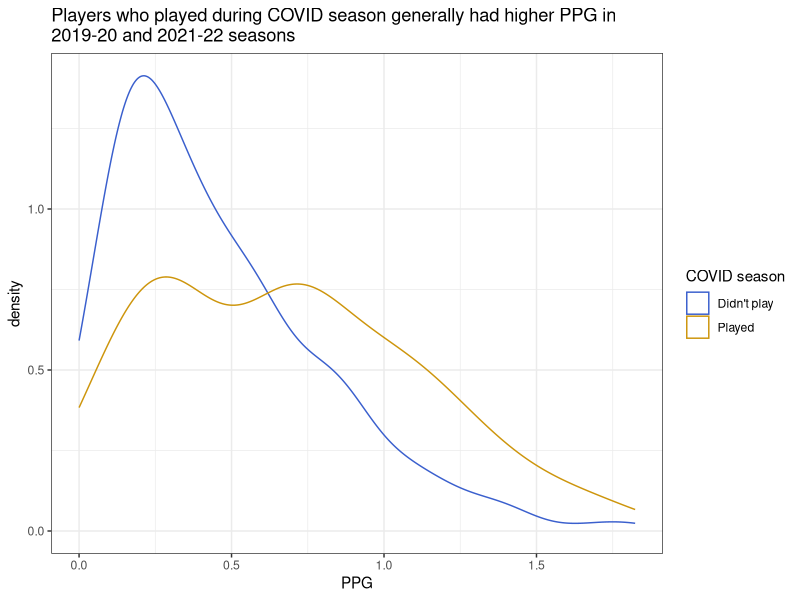
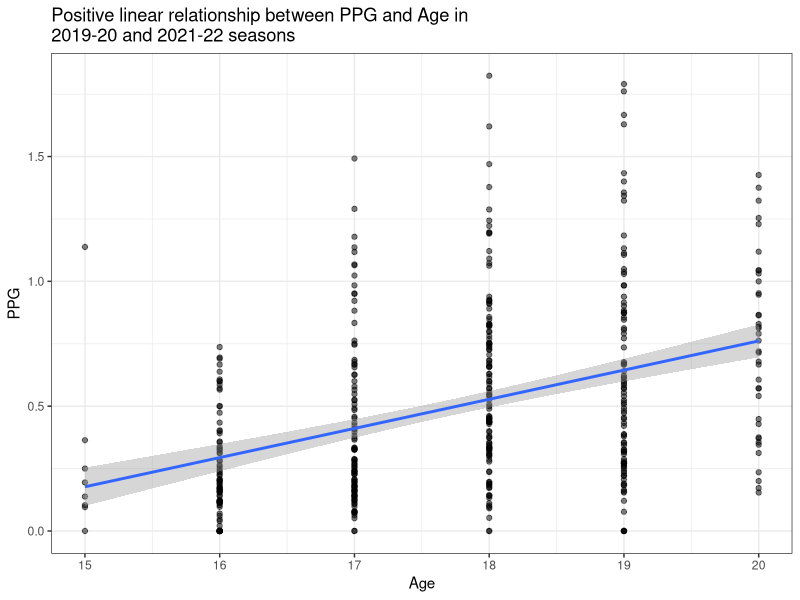
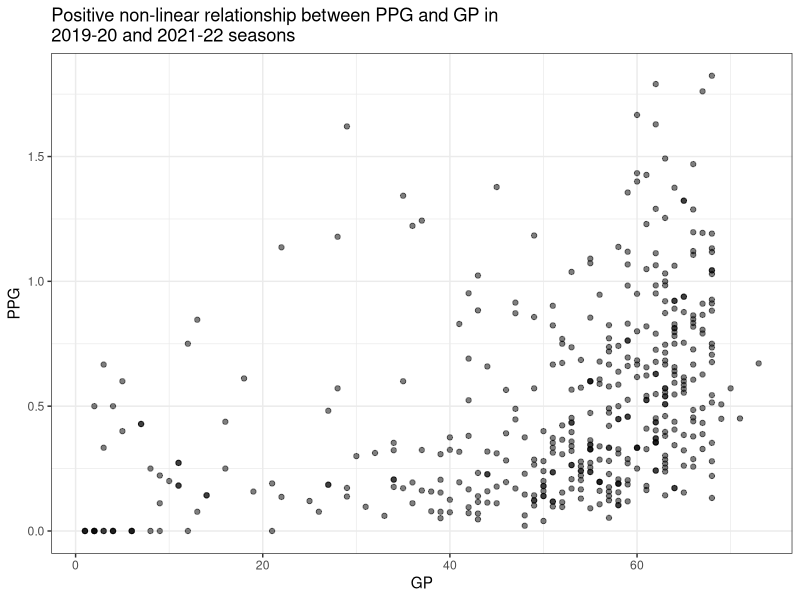
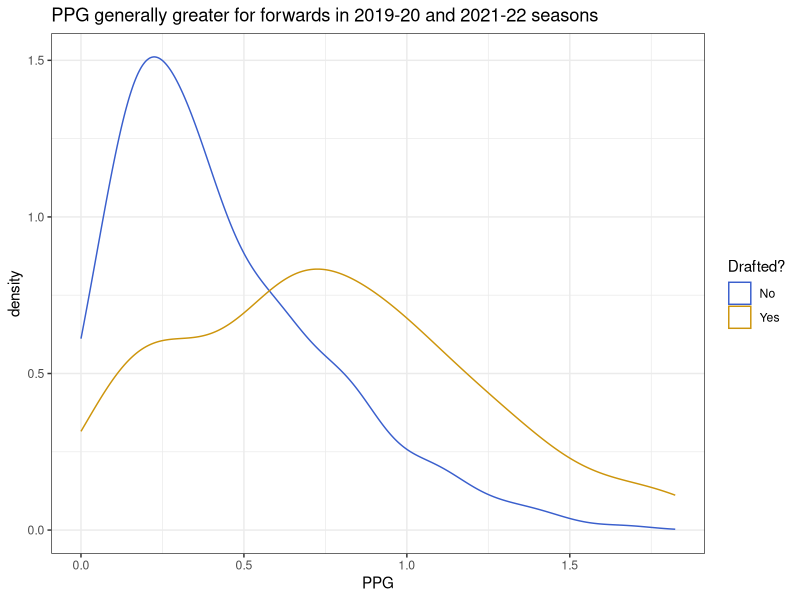
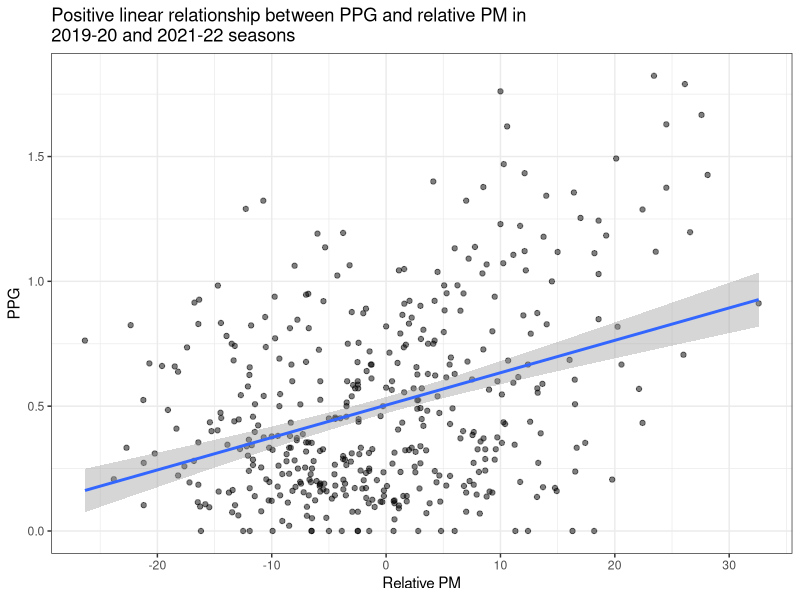
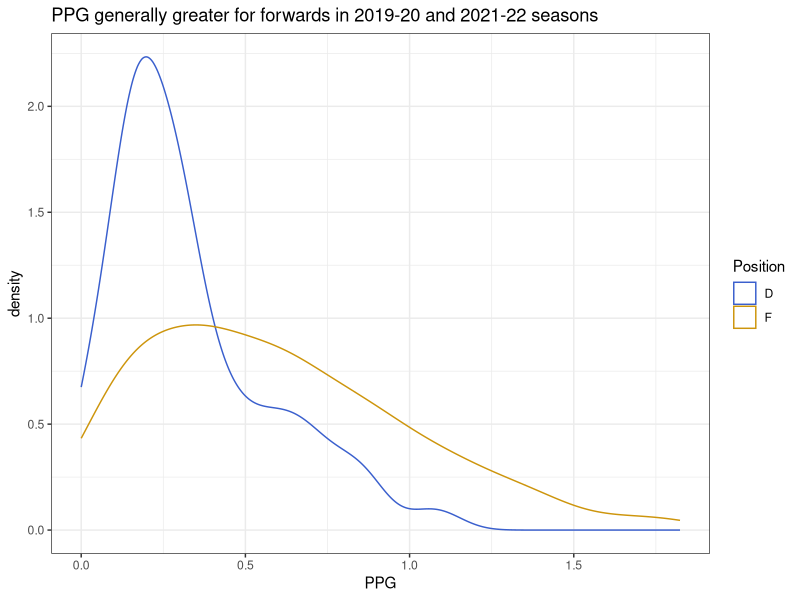
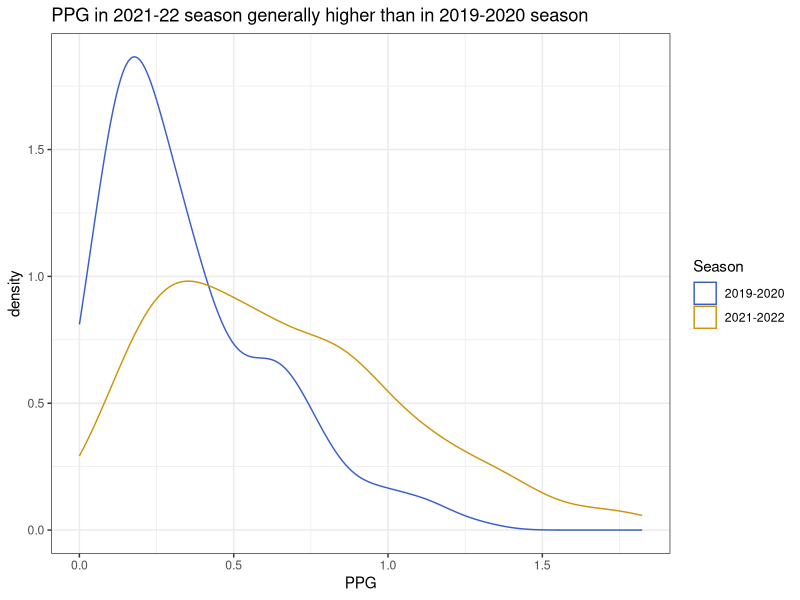
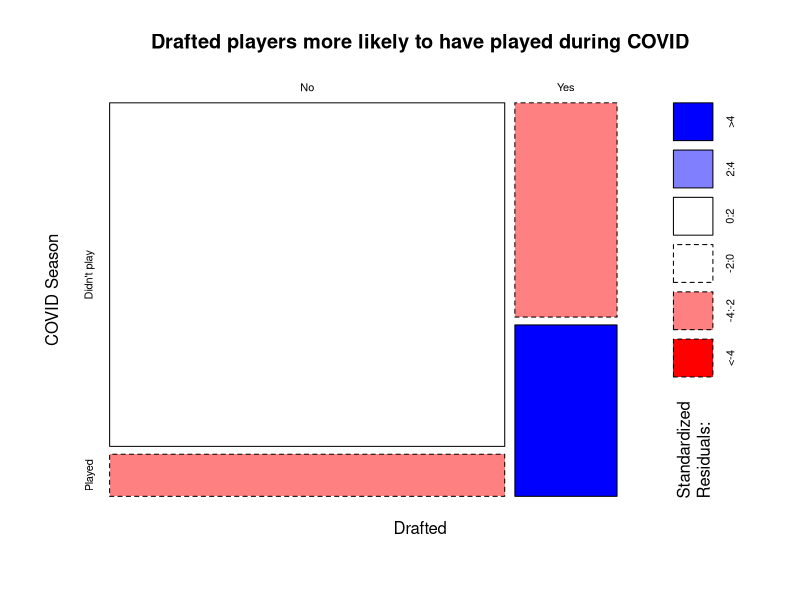

These charts were generated, in order, by the following R code:
## ---- chunk 1
knitr::opts_chunk$set(message = FALSE, warning = FALSE)
## ---- chunk 2
# load the packages
library(tidyverse)
library(patchwork)
library(lubridate)
library(ggridges)
library(RColorBrewer)
library(kableExtra)
## ---- chunk 3
# load the data
library(readr)
sams_ohl_data_request <- read_csv("sams_ohl_data_request.csv")

# filter years
recent <- sams_ohl_data_request %>% 
  filter(season %in% c("2019-2020", "2020-2021", "2021-2022"))

# add points per game columns
recent <- recent %>% 
  mutate(ppg = g/gp)

# add drafted y/n column 
recent <- recent %>% 
  mutate(got_drafted = case_when(!is.na(draft_year) ~ 'Yes',
                                 TRUE ~ 'No'))

# yes is only plays drafted before COVID
recent2 <- recent %>% 
  mutate(got_drafted = case_when(!is.na(draft_year) & draft_year < 2020
                                 ~ 'Yes',
                                 TRUE ~ 'No'))

# make dataframe of drafted players
drafted <- recent %>% 
  filter(!is.na(draft_year)) %>% 
  filter(draft_year < 2020)

rank2 <- recent %>%
  filter(league == "OHL") %>%
  group_by(team_name, season) %>%
  arrange(team_name, season, desc(pm)) %>%
  mutate(rank = 1:n()) %>%
  ungroup()
## ---- chunk 4
ohl <- read_csv("sams_ohl_data_request.csv")
ohl_covid <- ohl %>%
  filter(season %in% c("2019-2020","2020-2021", "2021-2022"))
## Add treatment var:

# Filtering only for players who played more than 10 games (should we combine number of games played across leagues?)
ohl_20_21 <- ohl %>%
  filter(season == "2020-2021", gp > 10)

# Split players up into treatment vs non-treatment
ohl_treatment <- ohl %>%
  filter(season %in% c("2019-2020", "2021-2022"), league == "OHL") %>%
  group_by(player_id, season) %>%
  mutate(ppg = sum(pts)/sum(gp),
         treatment = ifelse(player_id %in% ohl_20_21$player_id, "Played", "Didn't play")
  ) %>%
  ungroup()

plyr_quality <- ohl %>%
  filter(season == "2019-2020", league == "OHL") %>%
  group_by(player_id) %>%
  mutate(plyr_quality = sum(pts)/sum(gp)) %>%
  filter(duplicated(player_id) == FALSE) %>%
  ungroup() %>%
  select(player_id, plyr_quality)

ohl_pm <- ohl %>%
  filter(season %in% c("2019-2020", "2021-2022"), league == "OHL") %>%
  group_by(team_name, season) %>%
  arrange(team_name, season, desc(pm)) %>%
  mutate(pm_rank = 1:n(),
         pm_mean = mean(pm),
         pm_relative = pm - mean(pm)
  ) %>%
  ungroup()

# We need to check that each player played in the OHL in 2019-2020 and 2021-2022
ohl_szn <- ohl_pm %>%
  group_by(player_id) %>%
  mutate(played_2019 = season == "2019-2020",
         played_2021 = season == "2021-2022",
         played_both_szn = sum(played_2019) & sum(played_2021)) %>%
  ungroup() %>%
  filter(played_both_szn == TRUE)

# add treatment variable through join
ohl_trt <- ohl_szn %>%
  left_join(select(ohl_treatment, player_id, season, team_name, treatment), by = c("player_id", "team_name", "season")) %>%
  mutate(ppg = pts/gp) 

# add age variable
ohl_age <- ohl_trt %>%
  group_by(player_id, season) %>%
  mutate(year = strsplit(season, "-")[[1]][1]) %>%
  mutate(age = trunc((dob %--% as.Date(paste0(year, "-9-15"))) / years(1)),
         age_continuous = (dob %--% as.Date(paste0(year, "-09-15"))) / years(1)
  ) %>%
  ungroup()
    
# add player quality
ohl_qlty <- ohl_age %>%
  left_join(plyr_quality, by = "player_id") %>%
  group_by(player_id, season) %>%
  mutate(ppg_total = sum(pts)/sum(gp),
         gp_total = sum(gp),
         pts_total = sum(pts)) %>%
  arrange(player_id, season, -plyr_quality) %>%
  filter(duplicated(player_id) == FALSE) %>%
  ungroup()

# were they drafted
ohl_filtered <- ohl_qlty %>%
  mutate(drafted = ifelse(!is.na(draft_year) == TRUE, "Yes", "No")) %>%
  select(season, player_id, treatment, first_name, last_name, position, plyr_quality, age, gp_total, pts_total, ppg_total, drafted, draft_year, round, overall_pick_num, age_continuous, pm_relative, pm_rank, pm)

# just post-COVID stats
ohl_treatment_21_22 <- ohl_filtered %>%
  filter(season == "2021-2022")
## ---- chunk 5
recent %>% 
  dplyr::select(name, team_name, season, league, position, 
                gp, g, a, pts, pm) %>%
  head(5) %>% 
  knitr::kable()%>% 
  kable_styling("striped")
## ---- chunk 6
recent %>% 
  dplyr::select(name, team_name, season, league, position, 
                gp, g, a, pts, pm) %>%
  filter(name == "Brett Harrison") %>%
  arrange(season) %>% 
  knitr::kable() %>% 
  kable_styling("striped")
## ---- chunk 7
# treatment vs ppg
ggplot(ohl_filtered, aes(x = ppg_total, color = treatment)) +
  geom_density() +
  labs(title = "Players who played during COVID season generally had higher PPG in\n2019-20 and 2021-22 seasons",
       x = "PPG",
       color = "COVID season") +
  scale_color_manual(values = c("royalblue3", "darkgoldenrod3")) +
  theme_bw()

## ---- chunk 8
# age vs ppg
ggplot(ohl_filtered, aes(x = age, y = ppg_total)) +
  geom_point(alpha = .5) +
  labs(title = "Positive linear relationship between PPG and Age in \n2019-20 and 2021-22 seasons",
       x = "Age",
       y = "PPG") +
  geom_smooth(method = "lm") +
  theme_bw()
## ---- chunk 9
# gp vs ppg
ggplot(ohl_filtered, aes(x = gp_total, y = ppg_total)) +
  geom_point(alpha = .5) +
  labs(title = "Positive non-linear relationship between PPG and GP in \n2019-20 and 2021-22 seasons",
       x = "GP", 
       y = "PPG") +
  theme_bw()
## ---- chunk 10
# drafted vs ppg
ggplot(ohl_filtered) +
  geom_density(aes(x = ppg_total, color = drafted)) +
  labs(title = "PPG generally greater for forwards in 2019-20 and 2021-22 seasons",
       x = "PPG",
       color = "Drafted?") +
  scale_color_manual(values = c("royalblue3", "darkgoldenrod3")) +
  theme_bw()
## ---- chunk 11
# pm vs ppg
ggplot(ohl_filtered, aes(x = pm_relative, y = ppg_total)) +
  geom_point(alpha = .5) +
  labs(title = "Positive linear relationship between PPG and relative PM in \n2019-20 and 2021-22 seasons",
       x = "Relative PM",
       y = "PPG") +
  geom_smooth(method = "lm") +
  theme_bw()
## ---- chunk 12
# position vs ppg
ggplot(ohl_filtered) +
  geom_density(aes(x = ppg_total, color = position)) +
  labs(title = "PPG generally greater for forwards in 2019-20 and 2021-22 seasons",
       x = "PPG",
       color = "Position") +
  scale_color_manual(values = c("royalblue3", "darkgoldenrod3")) +
  theme_bw()
## ---- chunk 13
# season vs ppg
ggplot(ohl_filtered) +
  geom_density(aes(x = ppg_total, color = season)) +
  labs(title = "PPG in 2021-22 season generally higher than in 2019-2020 season",
       x = "PPG",
       color = "Season") +
  scale_color_manual(values = c("royalblue3", "darkgoldenrod3")) +
  theme_bw()
## ---- chunk 14
# drafted status vs treatment
mosaicplot(table("Drafted" = ohl_filtered$drafted,
                 "COVID Season" = ohl_filtered$treatment),
           main = "Drafted players more likely to have played during COVID",
           shade = TRUE)
## ---- chunk 15
# pm vs treatment
ggplot(ohl_filtered, aes(x = pm_relative, color = treatment)) +
  geom_density() +
  labs(title = "Insignificant difference in relative PM for players who played during COVID season", 
       x = "relative PM",
       color = "COVID Season") +
  scale_color_manual(values = c("royalblue3", "darkgoldenrod3")) +
  theme_bw()
## ---- chunk 16
# age vs treatment
ggplot(ohl_filtered, aes(x = age, color = treatment)) +
  geom_density() +
  labs(title = "Insignificant difference in age for players who played during COVID season", 
       x = "Age",
       color = "COVID Season") +
  scale_color_manual(values = c("royalblue3", "darkgoldenrod3")) +
  theme_bw()
## ---- chunk 17
# gp vs treatment
ggplot(ohl_filtered, aes(x = gp_total, color = treatment)) +
  geom_density() +
  labs(title = "Players who played during COVID season generally played more games", 
       x = "GP",
       color = "COVID season") +
  scale_color_manual(values = c("royalblue3", "darkgoldenrod3")) +
  theme_bw()
## ---- chunk 18
ppg_ohl <- recent %>% 
  filter(league == "OHL") %>%
  filter(ppg > 0) %>% 
  ggplot(aes(x = gp, y = ppg)) +
  geom_point(aes(color = got_drafted), alpha = 0.5, size = 1) +
  labs(title = "OHL", x = "Games Played", y = "Points Per Game",
       color = "Drafted Before \n 2020-2021 Season") +
  scale_color_manual(values = c("royalblue3", "darkgoldenrod3")) +
  theme_bw() +
  theme(legend.position = "none")
ppg_all <- recent %>% 
  filter(ppg > 0) %>% 
  ggplot(aes(x = gp, y = ppg)) +
  geom_point(aes(color = got_drafted), alpha = 0.5, size =1) +
  labs(title = "All Leagues", x = "Games Played", y = "Points Per Game",
       color = "Drafted Before \n 2020-2021 Season") +
  scale_color_manual(values = c("royalblue3", "darkgoldenrod3")) +
  theme_bw()
ppg_ohl + ppg_all
## ---- chunk 19
mosaicplot(table(recent$got_drafted, recent$season), shade = TRUE,
           main = element_blank())
## ---- chunk 20
# draft pick number on x-axis, gp on y-axis
drafted %>% 
  ggplot(aes(x = overall_pick_num, y = gp)) +
  geom_point(alpha = 0.5) +
  geom_smooth() +
  labs(x = "Draft Pick Number", y = "Games Played", caption = "Any player that was drafted, regardless of draft year.") +
  theme_bw()
## ---- chunk 21
recent %>% 
  ggplot(aes(x = gp)) +
  geom_density(aes(color = factor(got_drafted)), alpha = 0.3) +
  labs(x = "Games Played", y = "Density", color = "Draft Status",
       caption = "All players.") +
  scale_color_manual(values = c("royalblue3", "darkgoldenrod3")) +
  theme_bw() +
  facet_wrap(~season)
## ---- chunk 22
rank2 %>% 
  filter(team_name == "Ottawa 67's") %>%
  ggplot(aes(x = player_id, y = pm)) +
  geom_point() +
  geom_hline(aes(yintercept = mean(pm)), color = "darkgoldenrod3") +
  geom_hline(aes(yintercept = 0), color = "royalblue3") +
  labs(title = "Ottawa 67's", subtitle = "Highest Player Plus-Minus", 
       y = "Plus-Minus") +
  theme_bw() +
  theme(axis.text.x = element_blank(), axis.ticks.x = element_blank(),
        axis.title.x = element_blank()) +
  facet_grid(~season)
## ---- chunk 23
rank2 %>% 
  filter(team_name == "North Bay Battalion") %>%
  ggplot(aes(x = player_id, y = pm)) +
  geom_point() +
  geom_hline(aes(yintercept = mean(pm)), color = "darkgoldenrod3") +
  geom_hline(aes(yintercept = 0), color = "royalblue3") +
  labs(title = "North Bay Battalion", subtitle = "Lowest Player Plus-Minus", 
       y = "Plus-Minus") +
  theme_bw() +
  theme(axis.text.x = element_blank(), axis.ticks.x = element_blank(),
        axis.title.x = element_blank()) +
  facet_grid(~season)
## ---- chunk 24
rank2 %>% 
  filter(team_name == "Hamilton Bulldogs") %>%
  ggplot(aes(x = player_id, y = pm)) +
  geom_point() +
  geom_hline(aes(yintercept = mean(pm)), color = "darkgoldenrod3") +
  geom_hline(aes(yintercept = 0), color = "royalblue3") +
  labs(title = "Hamilton Bulldogs", subtitle = "Median Player Plus-Minus", 
       y = "Plus-Minus") +
  theme_bw() +
  theme(axis.text.x = element_blank(), axis.ticks.x = element_blank(),
        axis.title.x = element_blank()) +
  facet_grid(~season)
## ---- chunk 25
teampm <- recent %>%
  filter(league == "OHL") %>%
  group_by(team_name, season) %>%
  arrange(team_name, season, desc(pm)) %>%
  summarize(team_pm = mean(pm))
teampm %>%
  ggplot(aes(x = team_name, y = team_pm)) +
  geom_point() +
  geom_hline(aes(yintercept = mean(team_pm)), color = "darkgoldenrod3") +
  geom_hline(aes(yintercept = 0), color = "royalblue3") +
  labs(title = "Team Plus-Minus", y = "Plus-Minus") +
  theme_bw() +
  theme(axis.text.x = element_blank(), axis.ticks.x = element_blank(),
        axis.title.x = element_blank()) +
  facet_grid(~season)
## ---- chunk 26
ohl_filtered <- ohl_filtered %>%
  mutate(ppg_alt = ppg_total + .001)
ohl_glm_interaction <- glm(ppg_alt ~ position*pm_relative + treatment*drafted + drafted*season + gp_total + pm_relative*gp_total + pm_relative*drafted + age_continuous*pm_relative + season, 
                          data = ohl_filtered, 
                          family = Gamma(log))
plot(ohl_glm_interaction, which = 1)
#summary(ohl_glm_interaction)
